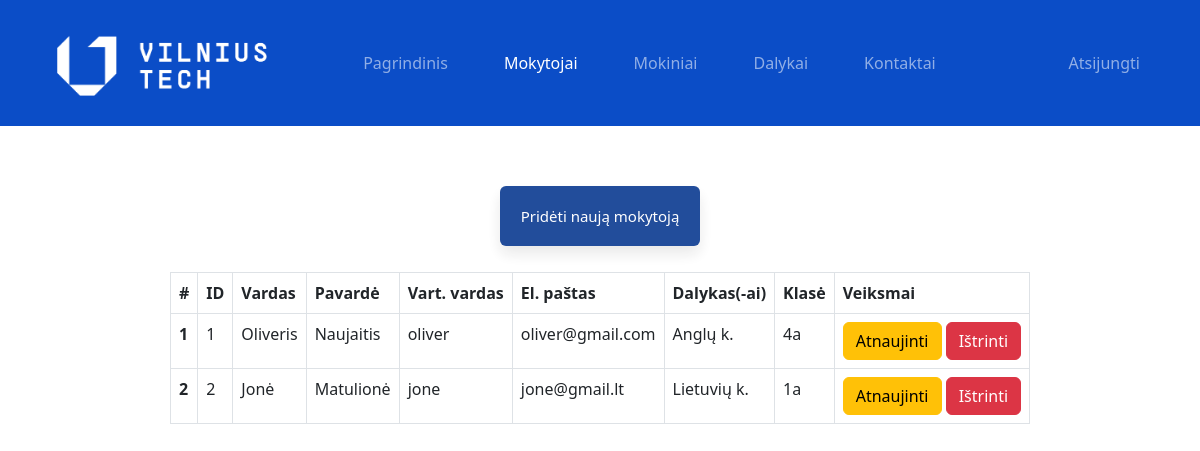
The app's page /dienynas/admin/teacher.php (signed in) with its own data.
### tables this page shows
CREATE TABLE `teachers` (
  `teacher_id` int(11) NOT NULL,
  `username` varchar(127) NOT NULL,
  `password` varchar(255) NOT NULL,
  `fname` varchar(127) NOT NULL,
  `lname` varchar(127) NOT NULL,
  `t_mail` varchar(250) NOT NULL,
  `subjects` int(11) NOT NULL,
  `grade` varchar(3) DEFAULT NULL
);

### dienynas/DB_connection.php (called while the page is built, shortened)
<?php
 function getAllTeachers($conn){
	$sql = "SELECT * FROM teachers";
	$stmt = $conn->prepare($sql);
	$stmt->execute();
	if ($stmt->rowCount() >= 1) {
	  $teachers = $stmt->fetchAll();
	  return $teachers;
	}else {
		return 0;
	}
 }
 function getSubjectById($subject_id, $conn){
	$sql = "SELECT * FROM subjects WHERE subject_id=?";
	$stmt = $conn->prepare($sql);
	$stmt->execute([$subject_id]);
	if ($stmt->rowCount() == 1) {
	  $subject = $stmt->fetch();
	  return $subject;
	}else {
		return 0;
	}
 }

### dienynas/admin/teacher.php (the view, shortened to what this page needs)
<?php
if (isset($_SESSION['admin_id']) && isset($_SESSION['role'])) {
    if ($_SESSION['role'] == 'Admin') {
       include "../DB_connection.php";
       $teachers = getAllTeachers($conn);
 ?>
<!DOCTYPE html>
<html lang="en">
<head>
	<link rel="stylesheet" href="../css/style.css">
	<link rel="stylesheet" href="https://cdn.jsdelivr.net/npm/bootstrap@5.2.0/dist/css/bootstrap.min.css">
</head>
<body>
    <?php include "nav/navbar.php"; if($teachers != 0){ ?>
     <div class="container1">
        <a href="teacher-add.php"><button class="grizti add"> Pridėti naują mokytoją </button></a>
          <div class="table-responsive">
            <table class="table table-bordered mt-3 n-table">
              <thead><tr>
                  <th scope="col">#</th>
                  <th scope="col">ID</th>
                  <th scope="col">Vardas</th>
                  <th scope="col">Pavardė</th>
                  <th scope="col">Vart. vardas</th>
                  <th scope="col">El. paštas</th>
                  <th scope="col">Dalykas(-ai)</th>
                  <th scope="col">Klasė</th>
                  <th scope="col">Veiksmai</th>
              </tr></thead>
              <tbody>
                <?php $i = 0; foreach($teachers as $teacher){ $i++; ?>
                <tr>
                  <th scope="row"><?=$i?></th>
                  <td><?=$teacher['teacher_id']?></td>
                  <td> <?=$teacher['fname']?></td>
                  <td><?=$teacher['lname']?></td>
                  <td><?=$teacher['username']?></td>
                  <td><?=$teacher['t_mail']?></td>
                  <td><?php
                        $g = '';
                        $subjects = str_split(trim($teacher['subjects']));
                        foreach ($subjects as $subject) {
                          $g_temp = getSubjectById($subject, $conn);
                          if ($g_temp != 0)
                            $g .=$g_temp['subject'];
                          }
                          echo $g;
                    ?></td>
                  <td><?=$teacher['grade']?></td>
                    <td>
                      <a href="teacher-edit.php?teacher_id=<?=$teacher['teacher_id']?>" class="btn btn-warning">Atnaujinti</a>
                      <a href="teacher-delete.php?teacher_id=<?=$teacher['teacher_id']?>" class="btn btn-danger">Ištrinti</a>
                    </td>
                  </tr>
                <?php } ?>
              </tbody>
            </table>
          </div>
    <?php } else { ?>
      <div class="alert alert-info .w-450 m-5" role="alert">Tuščia!</div>
      <?php } ?>
    </div>
</body>
</html>
<?php }} ?>

### dienynas/css/style.css (style rules this page uses)
.container1 { display: flex; flex-direction: column; align-items: center; margin-top: 5%; }
.myg, .myg1, .grizti { opacity: 0.9; border: none; border-radius: 6px; color: white; font-size: 15px; height: 40px; width: 150px; margin: 0px 5px; cursor: pointer; box-shadow: 0px 8px 15px rgba(0, 0, 0, 0.1); transition: all 0.3s; }
.grizti { background-color:#0b3a91; }
.add { width: 200px; height: 60px; margin-bottom: 10px; }

### records on screen
teachers: teacher_id "1", fname "Oliveris", lname "Naujaitis", username "oliver", t_mail "oliver@gmail.com", g "Anglų k.", grade "4a"
teachers: teacher_id "2", fname "Jonė", lname "Matulionė", username "jone", t_mail "jone@gmail.lt", g "Lietuvių k.", grade "1a"
